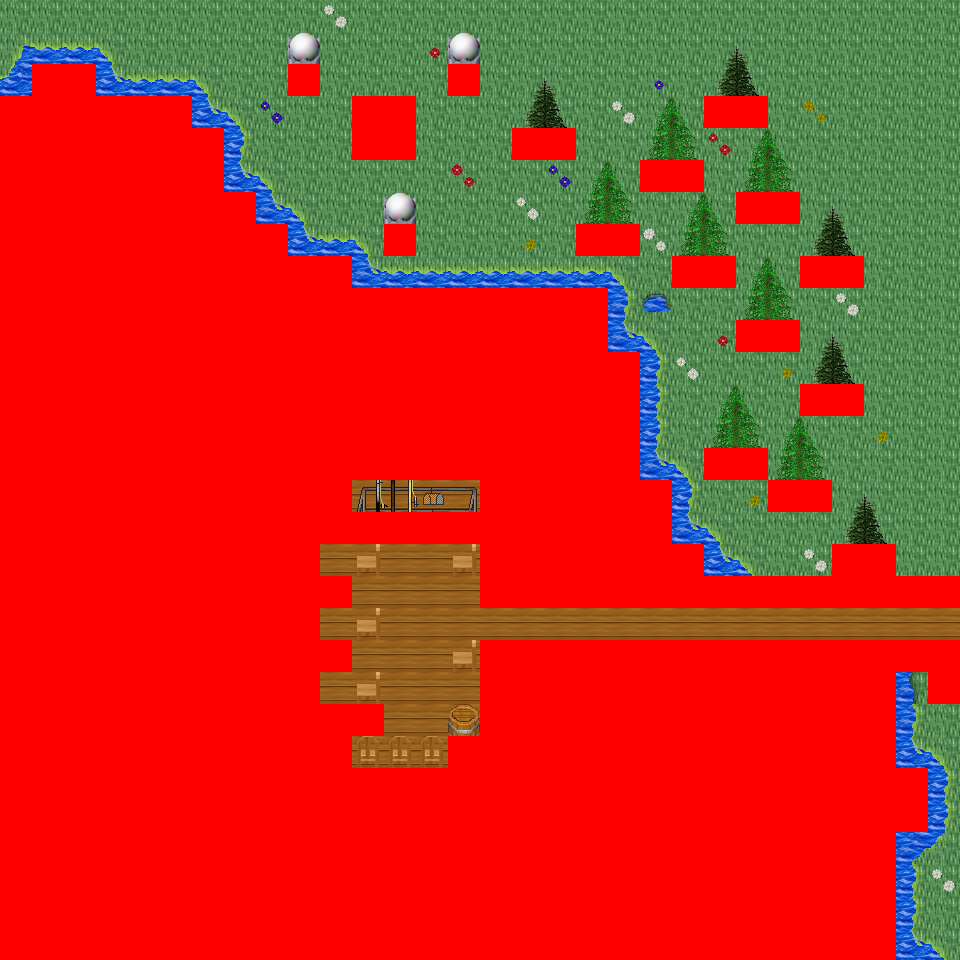

Rendered tile map (Tiled .tmx) drawn with the repository's tilesets; below, a short description and the map source with its tile grids summarised:
An orthogonal 30x30 tile map with 32x32 px tiles, 6 tile layers (Ground, Object, Object2, Above, ...), 60 tilesets and 6 objects (6x mapExit).

<map version="1.0" orientation="orthogonal" renderorder="right-down" width="30" height="30" tilewidth="32" tileheight="32" nextobjectid="7">
  <tileset firstgid="1" name="tileset_logic_collision" tilewidth="32" tileheight="32" tilecount="1" columns="1">
    <image source="../drawable/tileset_logic_collision.png" width="32" height="32" />
  </tileset>
  <tileset firstgid="2" name="tileset_building_decoration_orbpedestal" tilewidth="32" tileheight="32" tilecount="2" columns="1">
    <image source="../drawable/tileset_building_decoration_orbpedestal.png" width="32" height="64" />
  </tileset>
  <tileset firstgid="4" name="tileset_building_decoration_chimney" tilewidth="32" tileheight="32" tilecount="2" columns="1">
    <image source="../drawable/tileset_building_decoration_chimney.png" width="32" height="64" />
  </tileset>
  <tileset firstgid="6" name="tileset_item_statue_fairypool" tilewidth="32" tileheight="32" tilecount="16" columns="2">
    <image source="../drawable/tileset_item_statue_fairypool.png" width="64" height="256" />
  </tileset>
  <tileset firstgid="22" name="tileset_building_decoration_stone_details" tilewidth="32" tileheight="32" tilecount="4" columns="2">
    <image source="../drawable/tileset_building_decoration_stone_details.png" width="64" height="64" />
  </tileset>
  <tileset firstgid="26" name="tileset_building_door_closed" tilewidth="32" tileheight="32" tilecount="1" columns="1">
    <image source="../drawable/tileset_building_door_closed.png" width="32" height="32" />
  </tileset>
  <tileset firstgid="27" name="tileset_building_door_door" tilewidth="32" tileheight="32" tilecount="6" columns="3">
    <image source="../drawable/tileset_building_door_door.png" width="96" height="64" />
  </tileset>
  <tileset firstgid="33" name="tileset_building_fence_fence_chunky" tilewidth="32" tileheight="32" tilecount="21" columns="3">
    <image source="../drawable/tileset_building_fence_fence_chunky.png" width="96" height="224" />
  </tileset>
  <tileset firstgid="54" name="tileset_building_roof_blue" tilewidth="32" tileheight="32" tilecount="20" columns="5">
    <image source="../drawable/tileset_building_roof_blue.png" width="160" height="128" />
  </tileset>
  <tileset firstgid="74" name="tileset_building_roof_green" tilewidth="32" tileheight="32" tilecount="20" columns="5">
    <image source="../drawable/tileset_building_roof_green.png" width="160" height="128" />
  </tileset>
  <tileset firstgid="94" name="tileset_building_roof_red" tilewidth="32" tileheight="32" tilecount="20" columns="5">
    <image source="../drawable/tileset_building_roof_red.png" width="160" height="128" />
  </tileset>
  <tileset firstgid="114" name="tileset_building_roof_red2" tilewidth="32" tileheight="32" tilecount="20" columns="5">
    <image source="../drawable/tileset_building_roof_red2.png" width="160" height="128" />
  </tileset>
  <tileset firstgid="134" name="tileset_building_roof_roof_borders" tilewidth="32" tileheight="32" tilecount="9" columns="3">
    <image source="../drawable/tileset_building_roof_roof_borders.png" width="96" height="96" />
  </tileset>
  <tileset firstgid="143" name="tileset_building_roof_yellow" tilewidth="32" tileheight="32" tilecount="20" columns="5">
    <image source="../drawable/tileset_building_roof_yellow.png" width="160" height="128" />
  </tileset>
  <tileset firstgid="163" name="tileset_building_window_window_long" tilewidth="32" tileheight="32" tilecount="3" columns="3">
    <image source="../drawable/tileset_building_window_window_long.png" width="96" height="32" />
  </tileset>
  <tileset firstgid="166" name="tileset_ground_cobbled_paving" tilewidth="32" tileheight="32" tilecount="1" columns="1">
    <image source="../drawable/tileset_ground_cobbled_paving.png" width="32" height="32" />
  </tileset>
  <tileset firstgid="167" name="tileset_ground_gravel" tilewidth="32" tileheight="32" tilecount="1" columns="1">
    <image source="../drawable/tileset_ground_gravel.png" width="32" height="32" />
  </tileset>
  <tileset firstgid="168" name="tileset_ground_stone_floors" tilewidth="32" tileheight="32" tilecount="6" columns="3">
    <image source="../drawable/tileset_ground_stone_floors.png" width="96" height="64" />
  </tileset>
  <tileset firstgid="174" name="tileset_ground_ground" tilewidth="32" tileheight="32" tilecount="33" columns="3">
    <image source="../drawable/tileset_ground_ground.png" width="96" height="352" />
  </tileset>
  <tileset firstgid="207" name="tileset_plant_bush_various_small" tilewidth="32" tileheight="32" tilecount="9" columns="3">
    <image source="../drawable/tileset_plant_bush_various_small.png" width="96" height="96" />
  </tileset>
  <tileset firstgid="216" name="tileset_plant_flower_daisy_blue" tilewidth="32" tileheight="32" tilecount="8" columns="2">
    <image source="../drawable/tileset_plant_flower_daisy_blue.png" width="64" height="128" />
  </tileset>
  <tileset firstgid="224" name="tileset_plant_flower_daisy_red" tilewidth="32" tileheight="32" tilecount="8" columns="2">
    <image source="../drawable/tileset_plant_flower_daisy_red.png" width="64" height="128" />
  </tileset>
  <tileset firstgid="232" name="tileset_plant_flower_daisy_white" tilewidth="32" tileheight="32" tilecount="8" columns="2">
    <image source="../drawable/tileset_plant_flower_daisy_white.png" width="64" height="128" />
  </tileset>
  <tileset firstgid="240" name="tileset_plant_flower_daisy_yellow" tilewidth="32" tileheight="32" tilecount="8" columns="2">
    <image source="../drawable/tileset_plant_flower_daisy_yellow.png" width="64" height="128" />
  </tileset>
  <tileset firstgid="248" name="tileset_plant_tree_spruce" tilewidth="32" tileheight="32" tilecount="6" columns="2">
    <image source="../drawable/tileset_plant_tree_spruce.png" width="64" height="96" />
  </tileset>
  <tileset firstgid="254" name="tileset_item_pot_pot_purple" tilewidth="32" tileheight="32" tilecount="1" columns="1">
    <image source="../drawable/tileset_item_pot_pot_purple.png" width="32" height="32" />
  </tileset>
  <tileset firstgid="255" name="tileset_item_pot_pot_tall" tilewidth="32" tileheight="32" tilecount="2" columns="1">
    <image source="../drawable/tileset_item_pot_pot_tall.png" width="32" height="64" />
  </tileset>
  <tileset firstgid="257" name="tileset_item_pot_small_barrel" tilewidth="32" tileheight="32" tilecount="2" columns="1">
    <image source="../drawable/tileset_item_pot_small_barrel.png" width="32" height="64" />
  </tileset>
  <tileset firstgid="259" name="tileset_item_postbox" tilewidth="32" tileheight="32" tilecount="4" columns="2">
    <image source="../drawable/tileset_item_postbox.png" width="64" height="64" />
  </tileset>
  <tileset firstgid="263" name="tileset_furniture_chair_wooden_pale" tilewidth="32" tileheight="32" tilecount="4" columns="2">
    <image source="../drawable/tileset_furniture_chair_wooden_pale.png" width="64" height="64" />
  </tileset>
  <tileset firstgid="267" name="tileset_furniture_table_wooden" tilewidth="32" tileheight="32" tilecount="1" columns="1">
    <image source="../drawable/tileset_furniture_table_wooden.png" width="32" height="32" />
  </tileset>
  <tileset firstgid="268" name="tileset_furniture_table_brick_base" tilewidth="32" tileheight="32" tilecount="3" columns="3">
    <image source="../drawable/tileset_furniture_table_brick_base.png" width="96" height="32" />
  </tileset>
  <tileset firstgid="271" name="tileset_furniture_light_iron_lamp" tilewidth="32" tileheight="32" tilecount="3" columns="1">
    <image source="../drawable/tileset_furniture_light_iron_lamp.png" width="32" height="96" />
  </tileset>
  <tileset firstgid="274" name="tileset_furniture_light_flames" tilewidth="32" tileheight="32" tilecount="6" columns="6">
    <image source="../drawable/tileset_furniture_light_flames.png" width="192" height="32" />
  </tileset>
  <tileset firstgid="280" name="tileset_furniture_sink_dark_side_on" tilewidth="32" tileheight="32" tilecount="6" columns="3">
    <image source="../drawable/tileset_furniture_sink_dark_side_on.png" width="96" height="64" />
  </tileset>
  <tileset firstgid="286" name="tileset_ground_grass_corners" tilewidth="32" tileheight="32" tilecount="24" columns="6">
    <image source="../drawable/tileset_ground_grass_corners.png" width="192" height="128" />
  </tileset>
  <tileset firstgid="310" name="tileset_ground_grass_edges" tilewidth="32" tileheight="32" tilecount="36" columns="12">
    <image source="../drawable/tileset_ground_grass_edges.png" width="384" height="96" />
  </tileset>
  <tileset firstgid="346" name="tileset_plant_tree_tree_fluffy" tilewidth="32" tileheight="32" tilecount="12" columns="4">
    <image source="../drawable/tileset_plant_tree_tree_fluffy.png" width="128" height="96" />
  </tileset>
  <tileset firstgid="358" name="tileset_ground_water_dungeon_water" tilewidth="32" tileheight="32" tilecount="30" columns="3">
    <image source="../drawable/tileset_ground_water_dungeon_water.png" width="96" height="320" />
  </tileset>
  <tileset firstgid="388" name="tileset_furniture_table_wooden_rectangular" tilewidth="32" tileheight="32" tilecount="9" columns="3">
    <image source="../drawable/tileset_furniture_table_wooden_rectangular.png" width="96" height="96" />
  </tileset>
  <tileset firstgid="397" name="tileset_item_statue_metal_and_stone" tilewidth="32" tileheight="32" tilecount="6" columns="3">
    <image source="../drawable/tileset_item_statue_metal_and_stone.png" width="96" height="64" />
  </tileset>
  <tileset firstgid="403" name="tileset_ground_fire_fire" tilewidth="32" tileheight="32" tilecount="27" columns="3">
    <image source="../drawable/tileset_ground_fire_fire.png" width="96" height="288" />
  </tileset>
  <tileset firstgid="430" name="tileset_furniture_table_bench" tilewidth="32" tileheight="32" tilecount="3" columns="3">
    <image source="../drawable/tileset_furniture_table_bench.png" width="96" height="32" />
  </tileset>
  <tileset firstgid="433" name="tileset_plant_bush_hosta" tilewidth="32" tileheight="32" tilecount="9" columns="3">
    <image source="../drawable/tileset_plant_bush_hosta.png" width="96" height="96" />
  </tileset>
  <tileset firstgid="442" name="tileset_plant_tree_tree_green" tilewidth="32" tileheight="32" tilecount="88" columns="8">
    <image source="../drawable/tileset_plant_tree_tree_green.png" width="256" height="352" />
  </tileset>
  <tileset firstgid="530" name="tileset_item_sign_large" tilewidth="32" tileheight="32" tilecount="15" columns="5">
    <image source="../drawable/tileset_item_sign_large.png" width="160" height="96" />
  </tileset>
  <tileset firstgid="545" name="tileset_building_wall_wall_brown" tilewidth="32" tileheight="32" tilecount="12" columns="3">
    <image source="../drawable/tileset_building_wall_wall_brown.png" width="96" height="128" />
  </tileset>
  <tileset firstgid="557" name="tileset_ground_green_paving_4" tilewidth="32" tileheight="32" tilecount="3" columns="3">
    <image source="../drawable/tileset_ground_green_paving_4.png" width="96" height="32" />
  </tileset>
  <tileset firstgid="560" name="tileset_item_swing" tilewidth="32" tileheight="32" tilecount="4" columns="2">
    <image source="../drawable/tileset_item_swing.png" width="64" height="64" />
  </tileset>
  <tileset firstgid="564" name="tileset_item_fishrods" tilewidth="32" tileheight="32" tilecount="12" columns="4">
    <image source="../drawable/tileset_item_fishrods.png" width="128" height="96" />
  </tileset>
  <tileset firstgid="576" name="tileset_logic_creature_human_kalavan" tilewidth="32" tileheight="32" tilecount="5" columns="5">
    <image source="../drawable/tileset_logic_creature_human_kalavan.png" width="160" height="32" />
  </tileset>
  <tileset firstgid="581" name="tileset_logic_creature_animal" tilewidth="32" tileheight="32" tilecount="32" columns="8">
    <image source="../drawable/tileset_logic_creature_animal.png" width="256" height="128" />
  </tileset>
  <tileset firstgid="613" name="tileset_building_decoration_numbers" tilewidth="32" tileheight="32" tilecount="20" columns="2">
    <image source="../drawable/tileset_building_decoration_numbers.png" width="64" height="320" />
  </tileset>
  <tileset firstgid="633" name="tileset_ground_green_paving" tilewidth="32" tileheight="32" tilecount="18" columns="3">
    <image source="../drawable/tileset_ground_green_paving.png" width="96" height="192" />
  </tileset>
  <tileset firstgid="651" name="tileset_item_huge_orb" tilewidth="32" tileheight="32" tilecount="16" columns="2">
    <image source="../drawable/tileset_item_huge_orb.png" width="64" height="256" />
  </tileset>
  <tileset firstgid="667" name="tileset_light_light_5x5" tilewidth="32" tileheight="32" tilecount="25" columns="5">
    <image source="../drawable/tileset_light_light_5x5.png" width="160" height="160" />
  </tileset>
  <tileset firstgid="692" name="tileset_light_dim_light_5x5" tilewidth="32" tileheight="32" tilecount="25" columns="5">
    <image source="../drawable/tileset_light_dim_light_5x5.png" width="160" height="160" />
  </tileset>
  <tileset firstgid="717" name="tileset_item_firewood" tilewidth="32" tileheight="32" tilecount="12" columns="3">
    <image source="../drawable/tileset_item_firewood.png" width="96" height="128" />
  </tileset>
  <tileset firstgid="729" name="tileset_logic_creature_fowl" tilewidth="32" tileheight="32" tilecount="6" columns="6">
    <image source="../drawable/tileset_logic_creature_fowl.png" width="192" height="32" />
  </tileset>
  <tileset firstgid="735" name="tileset_logic_creature_human_imperial" tilewidth="32" tileheight="32" tilecount="16" columns="8">
    <image source="../drawable/tileset_logic_creature_human_imperial.png" width="256" height="64" />
  </tileset>
  <layer name="Ground" width="30" height="30">
    <data>[900 cells, 900 non-empty, 15 distinct tile ids]</data>
  </layer>
  <layer name="Object" width="30" height="30">
    <data>[900 cells, 219 non-empty, 33 distinct tile ids]</data>
  </layer>
  <layer name="Object2" width="30" height="30">
    <data>[900 cells, 54 non-empty, 12 distinct tile ids]</data>
  </layer>
  <layer name="Above" width="30" height="30">
    <data>[900 cells, 63 non-empty, 19 distinct tile ids]</data>
  </layer>
  <layer name="Above2" width="30" height="30">
    <data>[900 cells, 0 non-empty, 0 distinct tile ids]</data>
  </layer>
  <layer name="Walkable" width="30" height="30">
    <data>[900 cells, 560 non-empty, 1 distinct tile ids]</data>
  </layer>
  <objectgroup name="MapEvents">
    <object id="1" name="north" type="mapExit" x="0" y="0" width="960" height="32">
      <properties>
        <property name="map" value="level_0_x70_y145" />
        <property name="x" value="0" />
        <property name="y" value="28" />
      </properties>
    </object>
    <object id="2" name="south" type="mapExit" x="896" y="928" width="64" height="32">
      <properties>
        <property name="map" value="level_0_x70_y147" />
        <property name="x" value="28" />
        <property name="y" value="1" />
      </properties>
    </object>
    <object id="3" name="west" type="mapExit" x="0" y="0" width="32" height="96">
      <properties>
        <property name="map" value="level_0_x69_y146" />
        <property name="x" value="28" />
        <property name="y" value="0" />
      </properties>
    </object>
    <object id="4" name="east" type="mapExit" x="928" y="0" width="32" height="576">
      <properties>
        <property name="map" value="level_0_x71_y146" />
        <property name="x" value="1" />
        <property name="y" value="0" />
      </properties>
    </object>
    <object id="5" name="east2" type="mapExit" x="928" y="608" width="32" height="32">
      <properties>
        <property name="map" value="level_0_x71_y146" />
        <property name="x" value="1" />
        <property name="y" value="19" />
      </properties>
    </object>
    <object id="6" name="east3" type="mapExit" x="928" y="704" width="32" height="256">
      <properties>
        <property name="map" value="level_0_x71_y146" />
        <property name="x" value="1" />
        <property name="y" value="22" />
      </properties>
    </object>
  </objectgroup>
</map>
